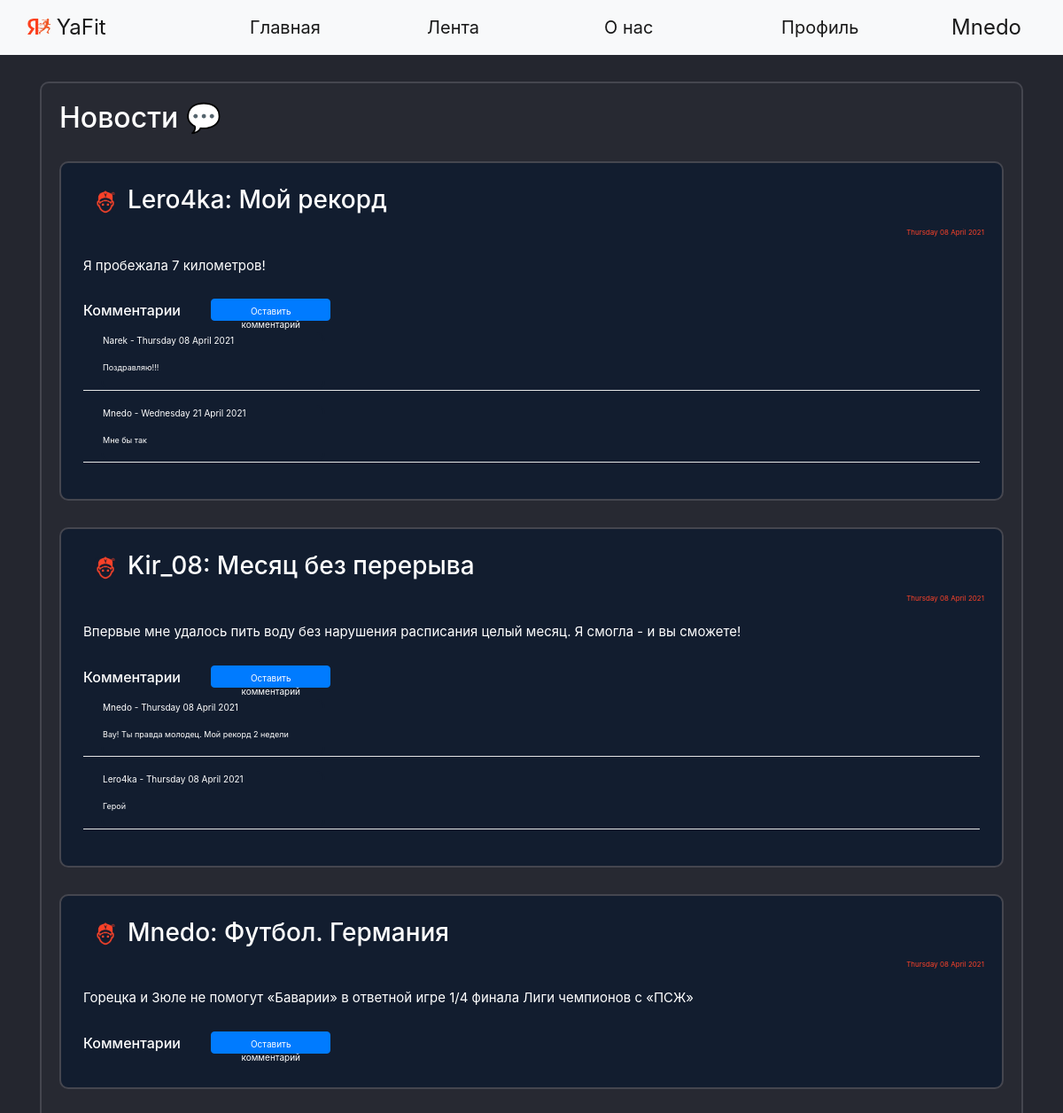
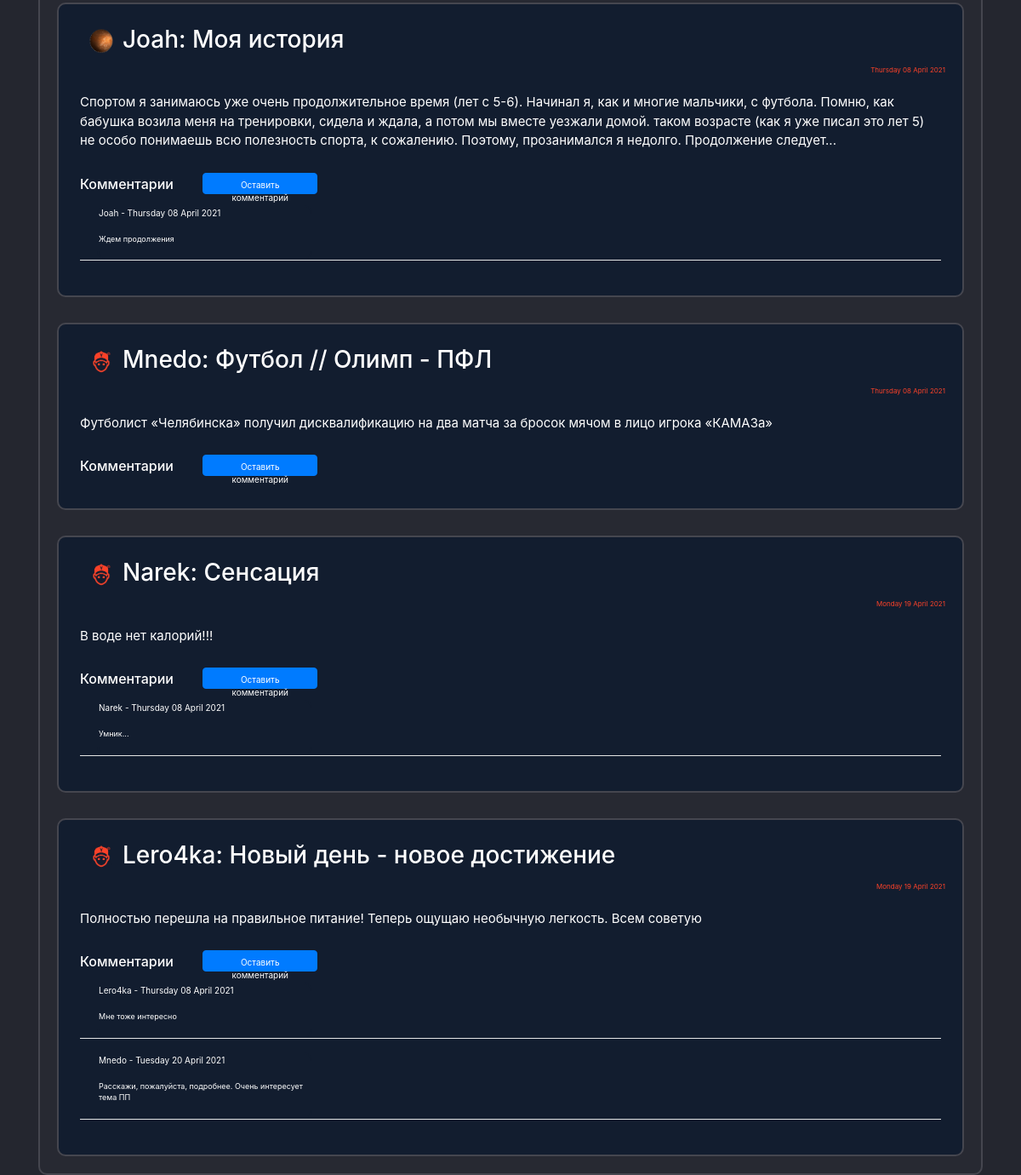
Page /news (signed in) on the committed database (2 pictures, top to bottom).
### data/users.py (models this page shows, shortened)
class User(SqlAlchemyBase, UserMixin, SerializerMixin):
    __tablename__ = 'users'
    id = sqlalchemy.Column(sqlalchemy.Integer,
                           primary_key=True, autoincrement=True)
    name = sqlalchemy.Column(sqlalchemy.String)
    surname = sqlalchemy.Column(sqlalchemy.String)
    nickname = sqlalchemy.Column(sqlalchemy.String)
    age = sqlalchemy.Column(sqlalchemy.Integer)
    status = sqlalchemy.Column(sqlalchemy.String)
    about = sqlalchemy.Column(sqlalchemy.String)
    email = sqlalchemy.Column(sqlalchemy.String, unique=True)
    hashed_password = sqlalchemy.Column(sqlalchemy.String)
    modified_date = sqlalchemy.Column(sqlalchemy.DateTime, default=datetime.datetime.now)
    city_from = sqlalchemy.Column(sqlalchemy.String)
    habit = sqlalchemy.Column(sqlalchemy.String)  # id_1;id_2
    habits = orm.relation("Habits", back_populates='user')
    news = orm.relation("News", back_populates='user')
    comments = orm.relation("Comments", back_populates='user')

### data/news.py (models this page shows)
class News(SqlAlchemyBase, UserMixin, SerializerMixin):
    __tablename__ = 'news'
    id = sqlalchemy.Column(sqlalchemy.Integer,
                           primary_key=True, autoincrement=True)
    title = sqlalchemy.Column(sqlalchemy.String)
    content = sqlalchemy.Column(sqlalchemy.String)
    created_date = sqlalchemy.Column(sqlalchemy.DateTime,
                                     default=datetime.datetime.now)
    user_id = sqlalchemy.Column(sqlalchemy.Integer,
                                sqlalchemy.ForeignKey("users.id"))
    comms = sqlalchemy.Column(sqlalchemy.String)  # id_1;id_2
    user = orm.relation('User')

### data/comments.py (models this page shows)
class Comments(SqlAlchemyBase, UserMixin, SerializerMixin):
    __tablename__ = 'comments'
    id = sqlalchemy.Column(sqlalchemy.Integer,
                           primary_key=True, autoincrement=True)
    content = sqlalchemy.Column(sqlalchemy.String)
    created_date = sqlalchemy.Column(sqlalchemy.DateTime,
                                     default=datetime.datetime.now)
    user_id = sqlalchemy.Column(sqlalchemy.Integer,
                                sqlalchemy.ForeignKey("users.id"))
    user = orm.relation('User')

### main.py (the view)
@app.route("/news", methods=['GET', 'POST'])
def news():
    db_sess = db_session.create_session()
    rec_news = db_sess.query(News).all()
    top_news = []
    news_index = 0
    path = 'static/img/users_photo/default.jpg'
    for news in rec_news:
        path = ''
        news_index += 1
        creator_nickname = (db_sess.query(User).filter(User.id == news.user_id).first()).nickname
        for images in os.listdir('static/img/users_photo'):
            if images.split('.')[0] == creator_nickname:
                path = 'static/img/users_photo/' + images
        if path == '':
            path = 'static/img/users_photo/default.jpg'
        comments = []
        if news.comms:
            if ';' in news.comms:
                for com_id in news.comms.split(';'):
                    comments.append(db_sess.query(Comments).filter(Comments.id == com_id).first())
            elif len(news.comms) == 1:
                com_id = news.comms
                comments = [db_sess.query(Comments).filter(Comments.id == com_id).first()]
        else:
            comments = []
        if len(comments) > 1:
            comments = sorted(comments, key=lambda x: x.created_date)
        comments_main = []
        for com in comments:
            comentor_nickname = db_sess.query(User).filter(User.id == com.user_id).first().nickname
            comments_main.append({'id': com.id,
                                  'content': com.content,
                                  'created_date': com.created_date.strftime("%A %d %B %Y"),
                                  'creator': comentor_nickname})
        comments = comments_main
        top_news.append({'id': news.id,
                         'title': news.title,
                         'content': news.content,
                         'created_date': news.created_date.strftime("%A %d %B %Y"),
                         'comms': comments,
                         'creator': creator_nickname,
                         'path': path})
    return render_template("news.html", top_news=top_news, path=path, random_id=random.randint(1, 2 ** 16))

### data/db_session.py (called while the page is built)
def create_session() -> Session:
    global __factory
    return __factory()

### main.py (called while the page is built)
@login_manager.user_loader
def load_user(user_id):
    db_sess = db_session.create_session()
    return db_sess.query(User).get(user_id)

### templates/news.html
{% extends "base.html" %}
{% block content %}
<div class="page_border">
    <h2>Новости &#128172;</h2>
    {% for new in top_news%}
    <div class="page_border" style="background-color: #121d2f !important;">
        <div class="menu_item">
            <h3><a><a><img
                    src={{new['path']}}?dummy={{random_id}} alt="avatar"
                    class="round_avatar"></a></a>{{new['creator']}}: {{new['title']}} </h3>
        </div>
        <div class="reposts">
            <p>{{new['created_date']}}</p>
        </div>
        <div class="menu_item">
            <p>{{new['content']}}</p>
        </div>
        <div class="menu_item">
            <h6>Комментарии {% if current_user.is_authenticated %}
                <a href="/com_add/{{ new['id'] }}" class="btn btn-primary"
                   style=" height:25px; width:135px; font-size: 10px; margin-bottom:5px; margin-left: 30px;">Оставить
                    комментарий</a>
            </h6>
            {% for com in new['comms'] %}
            <div class="com_label" style="margin-left: 20px; padding: 0; margin-top: 0; margin-bottom;">
                <p style="font-size: 10px;">{{com['creator']}} - {{com['created_date']}}</p>
                <p style="font-size: 9px;">{{com['content']}}
                </p></div>
            <hr style="color: white; background-color: white; padding: 0; margin-top: 0; margin-bottom;">
            {% endfor %}
        </div>
        {% endif %}
    </div>
    {% endfor %}
</div>
{% endblock %}

### templates/base.html (shortened to what this page needs)
<!doctype html>
<html lang="en">
<head>
    <link rel="stylesheet" href="/static/css/style.css?random()">
    <link rel="stylesheet"
          href="https://stackpath.bootstrapcdn.com/bootstrap/4.4.1/css/bootstrap.min.css"
>
</head>
<body>
<header>
    <nav class="navbar navbar-expand-lg navbar-light bg-light">
        <div class="container-fluid">
            <a class="navbar-brand" style="width: 250px;" href="/">
                <img src="/static/img/YaFit_logo.png" alt="" width="26" height="18"
                     class="d-inline-block text-align-center" style="margin-bottom:5px;">
                YaFit
            </a>
            <div class="collapse navbar-collapse">
                <ul class="mx-auto navbar-nav">
                    <li class="nav-item">
                        <a class="nav-link active" style="width: 200px;" aria-current="page" href="/">Главная</a>
                    </li>
                    <li class="nav-item">
                        <a class="nav-link active" style="width: 200px;" href="/news">Лента</a>
                    </li>
                    <li class="nav-item">
                        <a class="nav-link active" style="width: 200px;" href="/info">О нас</a>
                    </li>
                    <li class="nav-item">
                        <a class="nav-link active" style="width: 200px;" href="/office">Профиль</a>
                </ul>
                {% if current_user.is_authenticated %}
                <a class="navbar-brand" href="/logout">{{current_user.nickname}}</a>
                {% else %}
                <p>
                    <a class="btn btn-primary " href="/register">Зарегистрироваться</a>
                    <a class="btn btn-success" href="/login">Войти</a>
                </p>
                {% endif %}
            </div>
        </div>
    </nav>
</header>
<main role="main" class="container">
    {% block content %}{% endblock %}
</main>
</body>
</html>

### static/css/style.css (style rules this page uses)
body { background-color: #24262f !important; color: white; }
.nav-item { color: black; font-weight: 400; font-size: 20px !important; }
.navbar-brand { font-size: 24px !important; }
.page_border { background-color: #272932 !important; color: white !important; border: 2px solid #45464F; border-radius: 10px; padding: 20px !important; margin: 0 auto; margin-top: 30px; }
.menu_item { padding: 5px !important; font-size: 15px !important; }
hr { background-color: #FB4229; color: #FB4229; }
.reposts { color: #FB4229 !important; font-size: 8px !important; text-align: right; }
.com_label { background-color: #121d2f !important; color: white !important; border: 2px solid #121d2f; width: 25%; border-radius: 10px; }
.round_avatar { margin-left:10px; margin-right:10px; width: 30px !important; height: 30px !important; border-radius: 50px !important; }

### rows in the picture
User: nickname "Mnedo", creator "Mnedo" "Mnedo" "Mnedo", creator "Mnedo" "Mnedo"
User: creator "Lero4ka" "Lero4ka", creator "Lero4ka" "Lero4ka"
News: title "Мой рекорд", content "Я пробежала 7 километров!"
User: creator "Narek" "Narek", creator "Narek"
Comments: content "Поздравляю!!!"
Comments: content "Мне бы так"
User: creator "Kir_08"
News: title "Месяц без перерыва", content "Впервые мне удалось пить воду без нарушения расписания целый месяц. Я смогла - и вы сможете!"
Comments: content "Вау! Ты правда молодец. Мой рекорд 2 недели"
Comments: content "Герой"
News: title "Футбол. Германия", content "Горецка и Зюле не помогут «Баварии» в ответной игре 1/4 финала Лиги чемпионов с «ПСЖ»"
User: creator "Joah", creator "Joah"
News: title "Моя история", content "Спортом я занимаюсь уже очень продолжительное время (лет с 5-6). Начинал я, как и многие мальчики, с футбола. Помню, как бабушка возила меня на тренировки, сидела и ждала, а потом мы вместе уезжали домой. таком возрасте (как я уже писал это лет 5) не особо понимаешь всю полезность спорта, к сожалению. Поэтому, прозанимался я недолго. Продолжение следует..."
Comments: content "Ждем продолжения"
News: title "Футбол // Олимп - ПФЛ", content "Футболист «Челябинска» получил дисквалификацию на два матча за бросок мячом в лицо игрока «КАМАЗа»"
News: title "Сенсация", content "В воде нет калорий!!!"
Comments: content "Умник..."
News: title "Новый день - новое достижение", content "Полностью перешла на правильное питание! Теперь ощущаю необычную легкость. Всем советую"
Comments: content "Мне тоже интересно"
Comments: content "Расскажи, пожалуйста, подробнее. Очень интересует тема ПП"

### other values in the picture
{{ new['created_date'] }} "Thursday 08 April 2021" "Thursday 08 April 2021" "Thursday 08 April 2021" "Thursday 08 April 2021" "Thursday 08 April 2021" "Monday 19 April 2021" "Monday 19 April 2021"
{{ com['created_date'] }} "Thursday 08 April 2021" "Wednesday 21 April 2021" "Thursday 08 April 2021" "Thursday 08 April 2021" "Thursday 08 April 2021" "Thursday 08 April 2021" "Thursday 08 April 2021" "Tuesday 20 April 2021"
